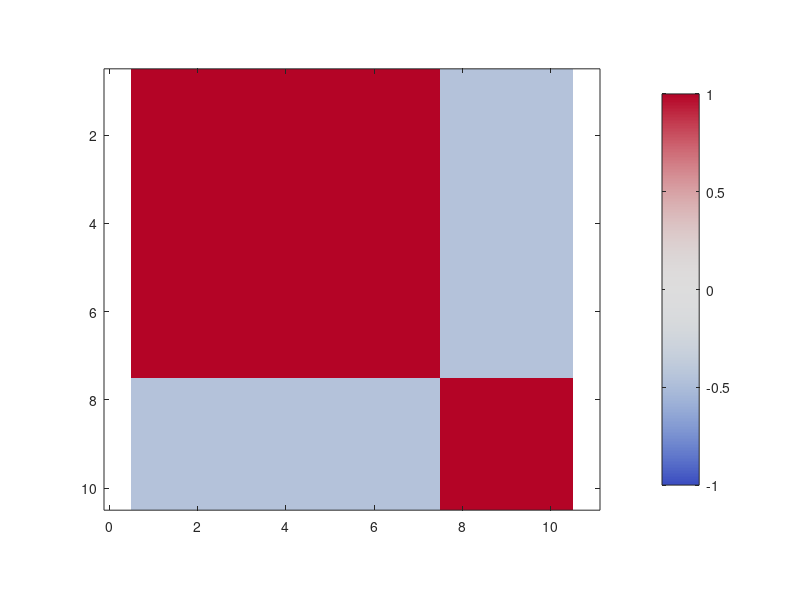

Reproduce this figure in MATLAB. (Note: this script raises an error after producing the figure.)
function eigenspectrum_fcn_residual_matlab()
    % ============================================================
    % General FCN / residual FCN on AR(1) input
    %
    % Implements:
    %   H_t^(l) = I^(l) H_t^(l-1) + sigma( b^(l) + sum_{j=0}^{k_l-1} W_j^(l) H_{t+j}^{(l-1)} )
    %
    % with options:
    %   - arbitrary number of layers L
    %   - arbitrary filter widths k_l
    %   - arbitrary layer widths m_l
    %   - residual connection yes / no
    %   - He initialization
    %   - AR(1) input
    %   - Bartlett HAC long-run covariance estimation
    % ============================================================

    clear; clc; close all;

    % ============================================================
    % Global settings
    % ============================================================
    thetas = [0.0, 0.99];
    n = 100000;
    sigma_ar = 5.0;
    act = 'relu';

    use_residual = false; % true / false

    % ============================================================
    % Default architecture
    % ============================================================
    default_arch.L = 1; %3;
    default_arch.k_list = 1;%[8, 5, 3];
    default_arch.m_list = [10];%[10, 20, 10];
    default_arch.d = 1;    % scalar AR(1) input

    % =======================================================
    % Experiment A: vary theta, fix one architecture
    % =======================================================
    results_theta = [];

    params_fixed = draw_fcn_parameters(default_arch, use_residual, 35);

    for i = 1:length(thetas)
        theta = thetas(i);

        [Sigma_hat, eigvals, evr1, evr3, H_gap, X] = one_covariance_run_fixed_params( ...
            theta, params_fixed, n, sigma_ar, act, 5000 + i, []); %#ok<NASGU>

        row.theta = theta;
        row.arch = architecture_string(params_fixed);
        row.lambda1 = eigvals(1);
        row.evr1 = evr1;
        row.evr3 = evr3;
        results_theta = [results_theta; row]; %#ok<AGROW>

        filename = sprintf('Corr_theta_%s_%s_resid_%d.eps', ...
            strrep(sprintf('%.3f', theta), '.', 'p'), ...
            short_architecture_string(params_fixed), ...
            use_residual);

        title_str = make_latex_title(theta, params_fixed);

        plot_correlation_matrix(Sigma_hat, title_str, filename);
    end

    print_results_table(results_theta, ...
        'Experiment A: influence of theta (fixed architecture)');

    % =======================================================
    % Experiment B: vary architecture, fixed theta
    % =======================================================
    fixed_theta = 0.65;
    results_arch = [];

    arch_list = {};
    arch1.L = 1; arch1.k_list = [1]; arch1.m_list = [10]; arch1.d = 1;
    arch2.L = 2; arch2.k_list = [5, 3]; arch2.m_list = [10, 10]; arch2.d = 1;
    arch3.L = 3; arch3.k_list = [8, 5, 3]; arch3.m_list = [10, 20, 10]; arch3.d = 1;
    arch4.L = 4; arch4.k_list = [8, 5, 5, 3]; arch4.m_list = [10, 20, 20, 10]; arch4.d = 1;

    arch_list{1} = arch1;
    arch_list{2} = arch2;
    arch_list{3} = arch3;
    arch_list{4} = arch4;

    for j = 1:length(arch_list)
        params_arch = draw_fcn_parameters(arch_list{j}, use_residual, 100 + j);

        [Sigma_hat, eigvals, evr1, evr3, H_gap, X] = one_covariance_run_fixed_params( ...
            fixed_theta, params_arch, n, sigma_ar, act, 7000 + j, []); %#ok<NASGU>

        row.theta = fixed_theta;
        row.arch = architecture_string(params_arch);
        row.lambda1 = eigvals(1);
        row.evr1 = evr1;
        row.evr3 = evr3;
        results_arch = [results_arch; row]; %#ok<AGROW>

        filename = sprintf('Corr_theta_%s_%s_resid_%d.eps', ...
            strrep(sprintf('%.3f', fixed_theta), '.', 'p'), ...
            short_architecture_string(params_arch), ...
            use_residual);

        title_str = make_latex_title(fixed_theta, params_arch);

        plot_correlation_matrix(Sigma_hat, title_str, filename);
    end

    print_results_table(results_arch, ...
        'Experiment B: influence of architecture (fixed theta)');
end


% ============================================================
% 1. AR(1) generator
% ============================================================
function X = generate_ar1(n, theta, sigma, burnin, seed)
    if nargin < 4 || isempty(burnin)
        burnin = max(1000, ceil(20 / max(1e-3, 1 - abs(theta))));
    end
    if nargin >= 5 && ~isempty(seed)
        rng(seed);
    end

    if abs(theta) >= 1
        error('Need |theta| < 1 for stationary AR(1).');
    end

    eps = sigma * randn(n + burnin, 1);
    X = zeros(n + burnin, 1);
    X(1) = randn * sigma / sqrt(1.0 - theta^2);

    for t = 2:(n + burnin)
        X(t) = theta * X(t - 1) + eps(t);
    end

    X = X((burnin + 1):end);
end


% ============================================================
% 2. Activation
% ============================================================
function y = activation(x, kind)
    switch lower(kind)
        case 'relu'
            y = max(x, 0.0);
        case 'sigmoid'
            y = 1.0 ./ (1.0 + exp(-x));
        otherwise
            error('kind must be ''relu'' or ''sigmoid''.');
    end
end


% ============================================================
% 3. He initialization
% ============================================================
function W = he_weight(shape, fan_in)
    W = sqrt(2.0 / fan_in) * randn(shape(1), shape(2));
end


% ============================================================
% 4. Draw FCN parameters
% ============================================================
function params = draw_fcn_parameters(arch, use_residual, seed)
    rng(seed);

    L = arch.L;
    k_list = arch.k_list(:)';
    m_list = arch.m_list(:)';
    d = arch.d;

    if length(k_list) ~= L || length(m_list) ~= L
        error('Lengths of k_list and m_list must both be L.');
    end

    params.L = L;
    params.k_list = k_list;
    params.m_list = m_list;
    params.d = d;
    params.use_residual = use_residual;

    params.W = cell(L, 1);
    params.b = cell(L, 1);
    params.I = cell(L, 1);

    m_prev = d;

    for ell = 1:L
        k_ell = k_list(ell);
        m_ell = m_list(ell);

        params.W{ell} = cell(k_ell, 1);
        for j = 1:k_ell
            fan_in = m_prev * k_ell;
            params.W{ell}{j} = he_weight([m_ell, m_prev], fan_in);
        end

        params.b{ell} = 0 * randn(m_ell, 1);

        if use_residual
            if m_ell == m_prev
                params.I{ell} = eye(m_ell);
            else
                % projection residual if dimensions change
                params.I{ell} = he_weight([m_ell, m_prev], m_prev);
            end
        else
            params.I{ell} = zeros(m_ell, m_prev);
        end

        m_prev = m_ell;
    end
end


% ============================================================
% 5. Build zero-padded input H^(0)
% ============================================================
function H0 = build_input_process(X, d)
    X = X(:);
    n = length(X);

    if d ~= 1
        error('Current AR(1) generator gives scalar input, so d must be 1.');
    end

    H0 = X';  % 1 x n
end


% ============================================================
% 6. Forward pass through all layers
% ============================================================
function [H_all, H_gap] = fcn_feature_process(X, params, act)
    % Representation convention:
    % H_all{ell} is m_ell x n
    % columns correspond to time t=1,...,n

    n = length(X);
    L = params.L;

    H_all = cell(L + 1, 1);
    H_all{1} = build_input_process(X, params.d);  % m0 x n

    for ell = 1:L
        k_ell = params.k_list(ell);
        m_ell = params.m_list(ell);
        H_prev = H_all{ell};              % m_prev x n
        m_prev = size(H_prev, 1);

        H_prev_pad = [H_prev, zeros(m_prev, k_ell - 1)];  % zero padding to the right
        H_curr = zeros(m_ell, n);

        for t = 1:n
            conv_sum = params.b{ell};

            for j = 0:(k_ell - 1)
                Wj = params.W{ell}{j + 1};      % m_ell x m_prev
                h_in = H_prev_pad(:, t + j);    % m_prev x 1
                conv_sum = conv_sum + Wj * h_in;
            end

            residual_term = params.I{ell} * H_prev(:, t);
            H_curr(:, t) = residual_term + activation(conv_sum, act);
        end

        H_all{ell + 1} = H_curr;
    end

    H_L = H_all{L + 1};          % m_L x n
    H_gap = mean(H_L, 2);        % m_L x 1
end


% ============================================================
% 7. Bandwidth selector for HAC
% ============================================================
function bandwidth = choose_hac_bandwidth(n_eff, theta)
    bw_base = floor(n_eff^(1/3));

    if theta >= 0.95
        bw_persist = ceil(5 / max(1e-6, 1 - theta));
    else
        bw_persist = ceil(2 / max(1e-6, 1 - theta));
    end

    bandwidth = max(bw_base, bw_persist);
    bandwidth = min(bandwidth, floor(n_eff / 6));
    bandwidth = max(bandwidth, 1);
end


% ============================================================
% 8. Long-run covariance estimator (Bartlett HAC)
% ============================================================
function Sigma_hat = estimate_long_run_covariance(G, bandwidth)
    % Expects G of shape (time, dimension)

    if isvector(G)
        G = G(:);
    end

    [n_eff, ~] = size(G);

    if nargin < 2 || isempty(bandwidth)
        error('bandwidth must be provided explicitly.');
    end

    Gc = G - mean(G, 1);

    Sigma_hat = (Gc' * Gc) / n_eff;

    for h = 1:bandwidth
        weight = 1.0 - h / (bandwidth + 1.0);
        Gh = (Gc(1:end-h, :)' * Gc(1+h:end, :)) / n_eff;
        Sigma_hat = Sigma_hat + weight * (Gh + Gh');
    end

    Sigma_hat = 0.5 * (Sigma_hat + Sigma_hat');
end


% ============================================================
% 9. One run with fixed parameters
% ============================================================
function [Sigma_hat, eigvals, evr1, evr3, H_gap, X] = one_covariance_run_fixed_params( ...
    theta, params, n, sigma_ar, act, seed_data, bandwidth)

    if nargin < 7 || isempty(bandwidth)
        bandwidth = [];
    end

    burnin = max(1000, ceil(20 / max(1e-3, 1 - abs(theta))));
    X = generate_ar1(n, theta, sigma_ar, burnin, seed_data);

    [H_all, H_gap] = fcn_feature_process(X, params, act); %#ok<NASGU>
    H_L = H_all{end};              % m_L x n
    G = H_L';                      % n x m_L

    if isempty(bandwidth)
        bandwidth = choose_hac_bandwidth(size(G, 1), theta);
    end

    fprintf('theta=%.3f | HAC bandwidth=%d | burnin=%d\n', theta, bandwidth, burnin);

    Sigma_hat = estimate_long_run_covariance(G, bandwidth);

    eigvals = sort(eig(Sigma_hat), 'descend');
    tr = trace(Sigma_hat);

    if tr <= 0
        evr1 = NaN;
        evr3 = NaN;
    else
        evr1 = eigvals(1) / tr;
        evr3 = sum(eigvals(1:min(3, length(eigvals)))) / tr;
    end
end


% ============================================================
% 10. Plot empirical autocorrelation matrix
% ============================================================
function plot_correlation_matrix(Sigma_hat, title_str, filename_eps)
    d = sqrt(max(diag(Sigma_hat), 1e-12));
    Corr_hat = Sigma_hat ./ (d * d');
    Corr_hat = max(min(Corr_hat, 1.0), -1.0);
    Corr_hat(1:size(Corr_hat,1)+1:end) = 1.0;

    [V, D] = eig(Corr_hat);
    [~, idx] = max(diag(D));
    [~, order] = sort(V(:, idx), 'descend');
    Corr_hat = Corr_hat(order, order);

    C = size(Corr_hat, 1);

    figure('Color', 'w', 'Position', [100, 100, 650, 550]);
    imagesc(Corr_hat, [-1, 1]);
    axis equal tight;

    colormap(coolwarm_map(256));

    cb = colorbar;
    cb.FontSize = 22;

    tick_pos = unique([ ...
        1, ...
        round(0.25 * (C - 1)) + 1, ...
        round(0.75 * (C - 1)) + 1, ...
        C ...
    ]);

    set(gca, 'XTick', tick_pos, 'YTick', tick_pos, 'FontSize', 24);

    xlabel('Output neuron', 'FontSize', 24);
    ylabel('Output neuron', 'FontSize', 24);
    title(title_str, 'Interpreter', 'latex', 'FontSize', 36);

    set(gca, 'YDir', 'reverse');

    drawnow;

    if nargin >= 3 && ~isempty(filename_eps)
        print(gcf, filename_eps, '-depsc', '-r300');
    end
end


% ============================================================
% 11. Colormap
% ============================================================
function cmap = coolwarm_map(m)
    if nargin < 1
        m = 256;
    end

    anchors = [
        0.2298, 0.2987, 0.7537
        0.8650, 0.8650, 0.8650
        0.7057, 0.0156, 0.1502
    ];

    x = [0; 0.5; 1];
    xi = linspace(0, 1, m)';

    cmap = zeros(m, 3);
    for k = 1:3
        cmap(:,k) = interp1(x, anchors(:,k), xi, 'pchip');
    end

    cmap = max(min(cmap, 1), 0);
end


% ============================================================
% 12. Pretty-print tables
% ============================================================
function print_results_table(results, label)
    fprintf('\n%s\n', label);
    fprintf('%s\n', repmat('-', 1, length(label)));
    fprintf('%8s %28s %16s %12s %12s\n', ...
        'theta', 'architecture', 'lambda1', 'EVR1', 'EVR3');

    for i = 1:length(results)
        fprintf('%8.3f %28s %16.6f %12.6f %12.6f\n', ...
            results(i).theta, ...
            results(i).arch, ...
            results(i).lambda1, ...
            results(i).evr1, ...
            results(i).evr3);
    end
end


% ============================================================
% 13. Architecture string helpers
% ============================================================
function s = architecture_string(params)
    s = sprintf('L=%d, k=[%s], m=[%s], res=%d', ...
        params.L, vec_to_comma_string(params.k_list), ...
        vec_to_comma_string(params.m_list), ...
        params.use_residual);
end

function s = short_architecture_string(params)
    s = sprintf('L%d_k%s_m%s', ...
        params.L, ...
        strrep(vec_to_comma_string(params.k_list), ',', '-'), ...
        strrep(vec_to_comma_string(params.m_list), ',', '-'));
end


% ============================================================
% 14. Helper for comma-separated vector strings
% ============================================================
function s = vec_to_comma_string(v)
    v = v(:)';
    c = arrayfun(@num2str, v, 'UniformOutput', false);
    s = strjoin(c, ',');
end


% ============================================================
% 15. Helper for LaTeX titles
% ============================================================
function title_str = make_latex_title(theta, params)
    m_str = vec_to_comma_string(params.m_list);
    k_str = vec_to_comma_string(params.k_list);

    line1 = sprintf('$\\theta=%.3f$, $L=%d$', theta, params.L);
    line2 = sprintf('$m_{\\ell}=\\{%s\\}$, $k_{\\ell}=\\{%s\\}$', m_str, k_str);

    title_str = {line1, line2};
end
